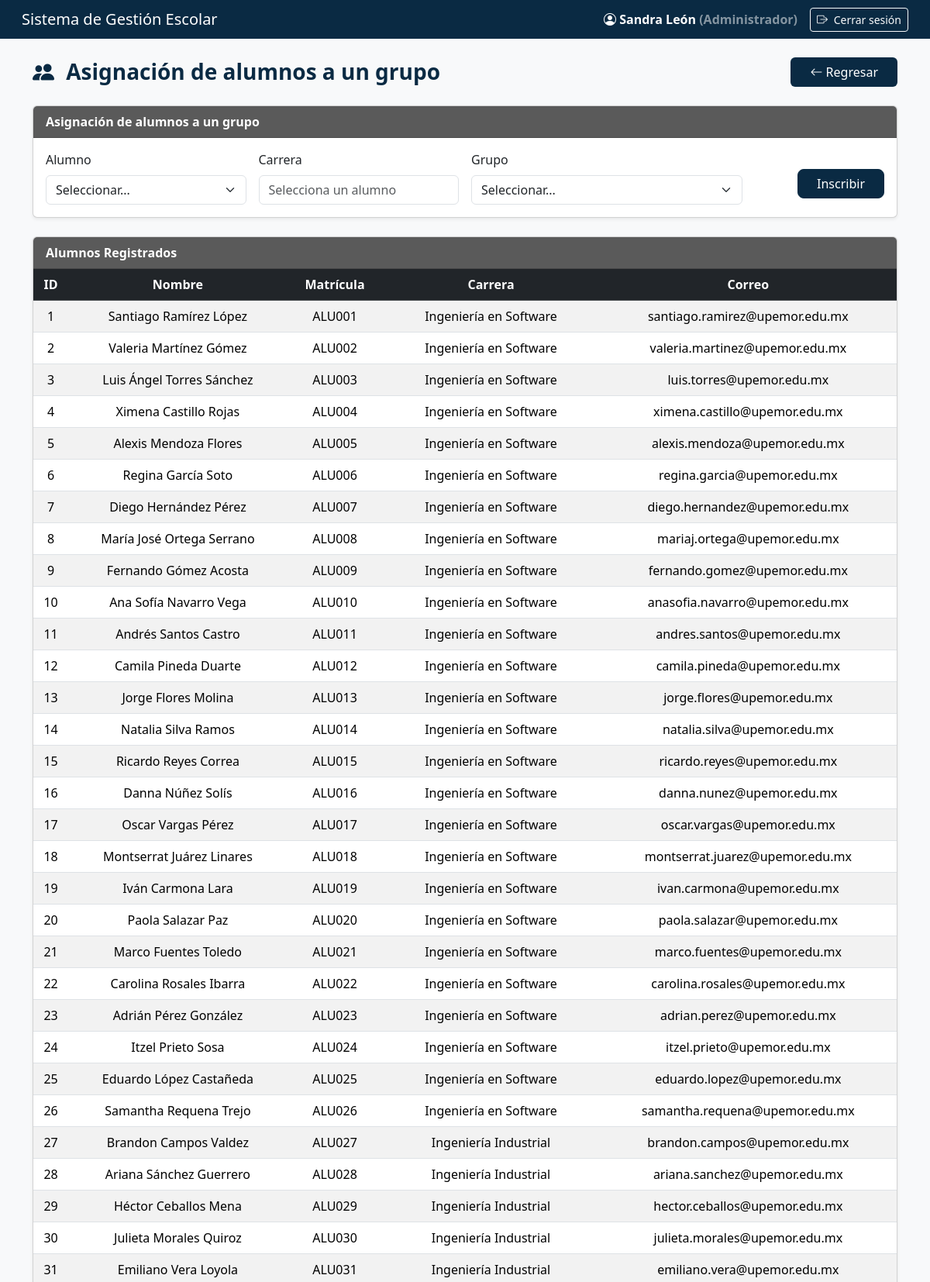
The page /app/views/alumnosView.php (signed in, upper part) on the database its author committed.
### tables this page shows
CREATE TABLE alumnos (
    idAlumno INT AUTO_INCREMENT PRIMARY KEY,
    idUsuario INT NOT NULL,
    idCarrera INT,
    FOREIGN KEY (idUsuario) REFERENCES usuarios(idUsuario)
        ON DELETE CASCADE
        ON UPDATE CASCADE,
    FOREIGN KEY (idCarrera) REFERENCES carreras(idCarrera)
        ON DELETE SET NULL
        ON UPDATE CASCADE
);

CREATE TABLE usuarios (
    idUsuario INT AUTO_INCREMENT PRIMARY KEY,
    matricula VARCHAR(20) UNIQUE NOT NULL,
    nombres VARCHAR(100) NOT NULL,
    apePaterno VARCHAR(50) NOT NULL,
    apeMaterno VARCHAR(50),
    sexo ENUM('Masculino','Femenino') NOT NULL,
    fechaNacimiento DATE NOT NULL,
    correo VARCHAR(100) NOT NULL UNIQUE,
    contrasena VARCHAR(255) NOT NULL,
    rol ENUM('Administrador','Docente','Alumno','Administrativo') NOT NULL,
    activo TINYINT(1) DEFAULT 1
);

CREATE TABLE carreras (
    idCarrera INT AUTO_INCREMENT PRIMARY KEY,
    nombreCarrera VARCHAR(100) UNIQUE NOT NULL,
    claveCarrera VARCHAR(20) UNIQUE NOT NULL,
    descripcion TEXT
);

### app/models/alumnoModel.php (called while the page is built, shortened)
<?php
    class AlumnoModel {
        private $connection;
        public function __construct($connection) {
            $this->connection = $connection;
        }
        public function obtenerAlumnos() {
            $sql = "SELECT
                        a.idAlumno,
                        u.matricula,
                        CONCAT(u.nombres,' ',u.apePaterno,' ',IFNULL(u.apeMaterno,'')) AS nombreCompleto,
                        c.nombreCarrera,
                        c.idCarrera,
                        u.correo
                    FROM alumnos a
                    INNER JOIN usuarios u ON a.idUsuario = u.idUsuario
                    LEFT JOIN carreras c ON a.idCarrera = c.idCarrera
                    ORDER BY a.idAlumno ASC";
            return $this->connection->query($sql);
        }
    }
?>

### app/views/alumnosView.php (the view, shortened to what this page needs)
<?php
require_once __DIR__ . '/../../config/db_connection.php';
require_once __DIR__ . '/../../app/models/alumnoModel.php';
$nombreUsuario = $_SESSION['usuario']['nombre'] ?? 'Usuario';
$rolUsuario    = $_SESSION['usuario']['rol'] ?? 'Sin rol';
$model = new AlumnoModel($connection);
$alumnos       = $model->obtenerAlumnos();
?>
<!DOCTYPE html>
<html lang="es">
<head>
  <link href="https://cdn.jsdelivr.net/npm/bootstrap@5.3.3/dist/css/bootstrap.min.css" rel="stylesheet">
  <link rel="stylesheet" href="https://cdn.jsdelivr.net/npm/bootstrap-icons@1.11.3/font/bootstrap-icons.css">
</head>
<body>
<nav class="navbar navbar-expand-lg navbar-dark px-3">
  <div class="container-fluid d-flex justify-content-between align-items-center">
    <span class="navbar-brand h5 mb-0 text-white">Sistema de Gestión Escolar</span>
    <div class="d-flex align-items-center">
      <div class="text-white fw-semibold me-3">
        <i class="bi bi-person-circle"></i>
        <?= htmlspecialchars($nombreUsuario) ?>
        <span class="text-white-50">(<?= htmlspecialchars($rolUsuario) ?>)</span>
      </div>
      <a href="<?= BASE_URL ?>index.php?action=logout" class="btn btn-outline-light btn-sm">
        <i class="bi bi-box-arrow-right me-1"></i> Cerrar sesión
      </a>
    </div>
  </div>
</nav>
<div class="container mt-4 mb-5">
  <div class="d-flex justify-content-between align-items-center mb-4">
    <h3 class="titulo-pagina m-0">
        <i class="bi bi-people-fill me-2"></i> Asignación de alumnos a un grupo
    </h3>
    <a href="<?= BASE_URL ?>index.php?action=dashboard"
       class="btn btn-regresar px-4">
        <i class="bi bi-arrow-left"></i> Regresar
    </a>
</div>
  <div class="card mb-4 shadow-sm">
    <div class="card-header fw-semibold">Asignación de alumnos a un grupo</div>
    <div class="card-body">
      <form method="POST" action="<?= BASE_URL ?>index.php?action=inscribirAlumno" class="row g-3">
        <div class="col-md-3">
          <label class="form-label">Alumno</label>
          <select name="idAlumno" id="idAlumno" class="form-select" required>
            <option value="">Seleccionar...</option>
          </select>
        </div>
        <div class="col-md-3">
          <label class="form-label">Carrera</label>
          <input type="text" id="carreraAlumno" class="form-control" readonly placeholder="Selecciona un alumno">
        </div>
        <div class="col-md-4">
          <label class="form-label">Grupo</label>
          <select name="idGrupo" id="idGrupo" class="form-select" required>
            <option value="">Seleccionar...</option>
          </select>
        </div>
        <div class="col-md-2 text-end">
          <button type="submit" name="inscribir" class="btn btn-institucional mt-4 px-4">Inscribir</button>
        </div>
      </form>
    </div>
  </div>
  <div class="card shadow-sm">
    <div class="card-header fw-semibold">Alumnos Registrados</div>
    <div class="card-body p-0">
      <table class="table table-striped mb-0 text-center align-middle">
        <thead class="table-dark">
          <tr>
            <th>ID</th>
            <th>Nombre</th>
            <th>Matrícula</th>
            <th>Carrera</th>
            <th>Correo</th>
          </tr>
        </thead>
        <tbody>
          <?php $alumnos->data_seek(0); while ($a = $alumnos->fetch_assoc()): ?>
          <tr>
            <td><?= $a['idAlumno'] ?></td>
            <td><?= htmlspecialchars($a['nombreCompleto']) ?></td>
            <td><?= htmlspecialchars($a['matricula']) ?></td>
            <td><?= htmlspecialchars($a['nombreCarrera']) ?></td>
            <td><?= htmlspecialchars($a['correo']) ?></td>
          </tr>
          <?php endwhile; ?>
        </tbody>
      </table>
    </div>
  </div>
</div>
</body>
</html>

### app/views/alumnosView.php (style rules this page uses)
body { background:#f8f9fa; min-height:100vh; display:flex; flex-direction:column; }
.navbar, footer { background:#0A2A43 !important; }
.card-header { background:#5a5a5a; color:#fff; }
.btn-institucional { background:#0A2A43 !important; color:white !important; border:1px solid #0A2A43 !important; border-radius:8px; }
.titulo-pagina { color: #0A2A43; font-weight: 700; }
.btn-regresar { background: #0A2A43; color: #fff; font-weight: 500; border-radius: 6px; }

### rows shown on the page
alumnos: idAlumno "1", nombreCompleto "Santiago Ramírez López", idUsuario.matricula "ALU001", idCarrera.nombreCarrera "Ingeniería en Software", idUsuario.correo "santiago.ramirez@upemor.edu.mx"
alumnos: idAlumno "2", nombreCompleto "Valeria Martínez Gómez", idUsuario.matricula "ALU002", idCarrera.nombreCarrera "Ingeniería en Software", idUsuario.correo "valeria.martinez@upemor.edu.mx"
alumnos: idAlumno "3", nombreCompleto "Luis Ángel Torres Sánchez", idUsuario.matricula "ALU003", idCarrera.nombreCarrera "Ingeniería en Software", idUsuario.correo "luis.torres@upemor.edu.mx"
alumnos: idAlumno "4", nombreCompleto "Ximena Castillo Rojas", idUsuario.matricula "ALU004", idCarrera.nombreCarrera "Ingeniería en Software", idUsuario.correo "ximena.castillo@upemor.edu.mx"
alumnos: idAlumno "5", nombreCompleto "Alexis Mendoza Flores", idUsuario.matricula "ALU005", idCarrera.nombreCarrera "Ingeniería en Software", idUsuario.correo "alexis.mendoza@upemor.edu.mx"
alumnos: idAlumno "6", nombreCompleto "Regina García Soto", idUsuario.matricula "ALU006", idCarrera.nombreCarrera "Ingeniería en Software", idUsuario.correo "regina.garcia@upemor.edu.mx"
alumnos: idAlumno "7", nombreCompleto "Diego Hernández Pérez", idUsuario.matricula "ALU007", idCarrera.nombreCarrera "Ingeniería en Software", idUsuario.correo "diego.hernandez@upemor.edu.mx"
alumnos: idAlumno "8", nombreCompleto "María José Ortega Serrano", idUsuario.matricula "ALU008", idCarrera.nombreCarrera "Ingeniería en Software", idUsuario.correo "mariaj.ortega@upemor.edu.mx"
alumnos: idAlumno "9", nombreCompleto "Fernando Gómez Acosta", idUsuario.matricula "ALU009", idCarrera.nombreCarrera "Ingeniería en Software", idUsuario.correo "fernando.gomez@upemor.edu.mx"
alumnos: idAlumno "10", nombreCompleto "Ana Sofía Navarro Vega", idUsuario.matricula "ALU010", idCarrera.nombreCarrera "Ingeniería en Software", idUsuario.correo "anasofia.navarro@upemor.edu.mx"
alumnos: idAlumno "11", nombreCompleto "Andrés Santos Castro", idUsuario.matricula "ALU011", idCarrera.nombreCarrera "Ingeniería en Software", idUsuario.correo "andres.santos@upemor.edu.mx"
alumnos: idAlumno "12", nombreCompleto "Camila Pineda Duarte", idUsuario.matricula "ALU012", idCarrera.nombreCarrera "Ingeniería en Software", idUsuario.correo "camila.pineda@upemor.edu.mx"
alumnos: idAlumno "13", nombreCompleto "Jorge Flores Molina", idUsuario.matricula "ALU013", idCarrera.nombreCarrera "Ingeniería en Software", idUsuario.correo "jorge.flores@upemor.edu.mx"
alumnos: idAlumno "14", nombreCompleto "Natalia Silva Ramos", idUsuario.matricula "ALU014", idCarrera.nombreCarrera "Ingeniería en Software", idUsuario.correo "natalia.silva@upemor.edu.mx"
alumnos: idAlumno "15", nombreCompleto "Ricardo Reyes Correa", idUsuario.matricula "ALU015", idCarrera.nombreCarrera "Ingeniería en Software", idUsuario.correo "ricardo.reyes@upemor.edu.mx"
alumnos: idAlumno "16", nombreCompleto "Danna Núñez Solís", idUsuario.matricula "ALU016", idCarrera.nombreCarrera "Ingeniería en Software", idUsuario.correo "danna.nunez@upemor.edu.mx"
alumnos: idAlumno "17", nombreCompleto "Oscar Vargas Pérez", idUsuario.matricula "ALU017", idCarrera.nombreCarrera "Ingeniería en Software", idUsuario.correo "oscar.vargas@upemor.edu.mx"
alumnos: idAlumno "18", nombreCompleto "Montserrat Juárez Linares", idUsuario.matricula "ALU018", idCarrera.nombreCarrera "Ingeniería en Software", idUsuario.correo "montserrat.juarez@upemor.edu.mx"
alumnos: idAlumno "19", nombreCompleto "Iván Carmona Lara", idUsuario.matricula "ALU019", idCarrera.nombreCarrera "Ingeniería en Software", idUsuario.correo "ivan.carmona@upemor.edu.mx"
alumnos: idAlumno "20", nombreCompleto "Paola Salazar Paz", idUsuario.matricula "ALU020", idCarrera.nombreCarrera "Ingeniería en Software", idUsuario.correo "paola.salazar@upemor.edu.mx"
alumnos: idAlumno "21", nombreCompleto "Marco Fuentes Toledo", idUsuario.matricula "ALU021", idCarrera.nombreCarrera "Ingeniería en Software", idUsuario.correo "marco.fuentes@upemor.edu.mx"
alumnos: idAlumno "22", nombreCompleto "Carolina Rosales Ibarra", idUsuario.matricula "ALU022", idCarrera.nombreCarrera "Ingeniería en Software", idUsuario.correo "carolina.rosales@upemor.edu.mx"
alumnos: idAlumno "23", nombreCompleto "Adrián Pérez González", idUsuario.matricula "ALU023", idCarrera.nombreCarrera "Ingeniería en Software", idUsuario.correo "adrian.perez@upemor.edu.mx"
alumnos: idAlumno "24", nombreCompleto "Itzel Prieto Sosa", idUsuario.matricula "ALU024", idCarrera.nombreCarrera "Ingeniería en Software", idUsuario.correo "itzel.prieto@upemor.edu.mx"
alumnos: idAlumno "25", nombreCompleto "Eduardo López Castañeda", idUsuario.matricula "ALU025", idCarrera.nombreCarrera "Ingeniería en Software", idUsuario.correo "eduardo.lopez@upemor.edu.mx"
alumnos: idAlumno "26", nombreCompleto "Samantha Requena Trejo", idUsuario.matricula "ALU026", idCarrera.nombreCarrera "Ingeniería en Software", idUsuario.correo "samantha.requena@upemor.edu.mx"
alumnos: idAlumno "27", nombreCompleto "Brandon Campos Valdez", idUsuario.matricula "ALU027", idCarrera.nombreCarrera "Ingeniería Industrial", idUsuario.correo "brandon.campos@upemor.edu.mx"
alumnos: idAlumno "28", nombreCompleto "Ariana Sánchez Guerrero", idUsuario.matricula "ALU028", idCarrera.nombreCarrera "Ingeniería Industrial", idUsuario.correo "ariana.sanchez@upemor.edu.mx"
alumnos: idAlumno "29", nombreCompleto "Héctor Ceballos Mena", idUsuario.matricula "ALU029", idCarrera.nombreCarrera "Ingeniería Industrial", idUsuario.correo "hector.ceballos@upemor.edu.mx"
alumnos: idAlumno "30", nombreCompleto "Julieta Morales Quiroz", idUsuario.matricula "ALU030", idCarrera.nombreCarrera "Ingeniería Industrial", idUsuario.correo "julieta.morales@upemor.edu.mx"
alumnos: idAlumno "31", nombreCompleto "Emiliano Vera Loyola", idUsuario.matricula "ALU031", idCarrera.nombreCarrera "Ingeniería Industrial", idUsuario.correo "emiliano.vera@upemor.edu.mx"

### other values the page prints
$nombreUsuario "Sandra León"
$rolUsuario "Administrador"
